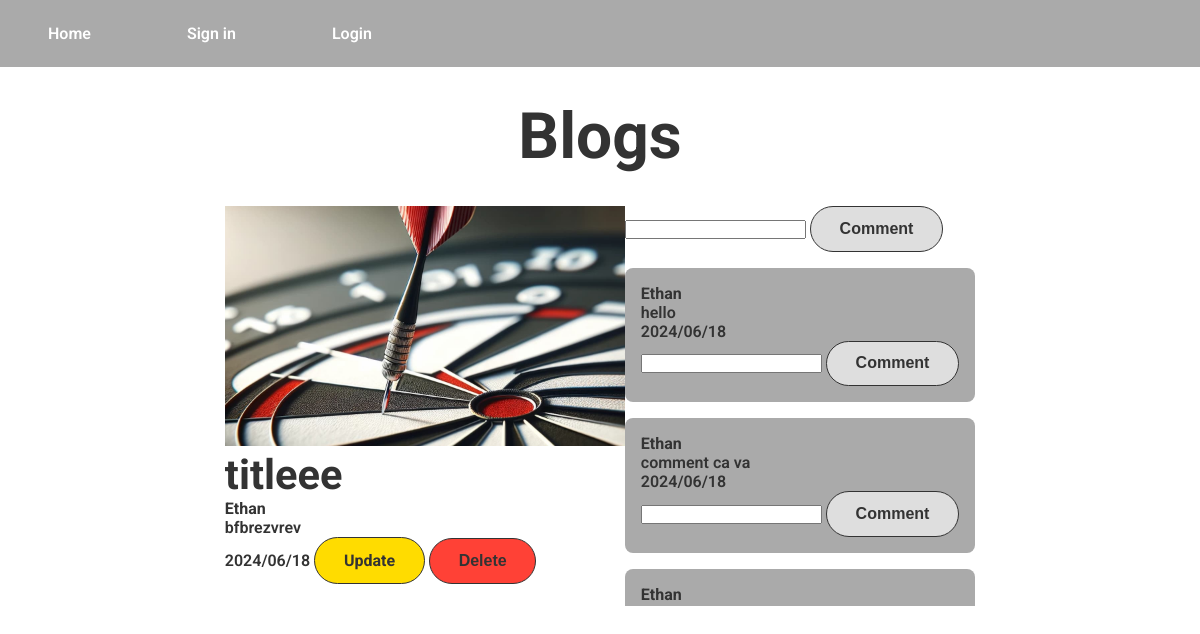
Before: / with the older database file.
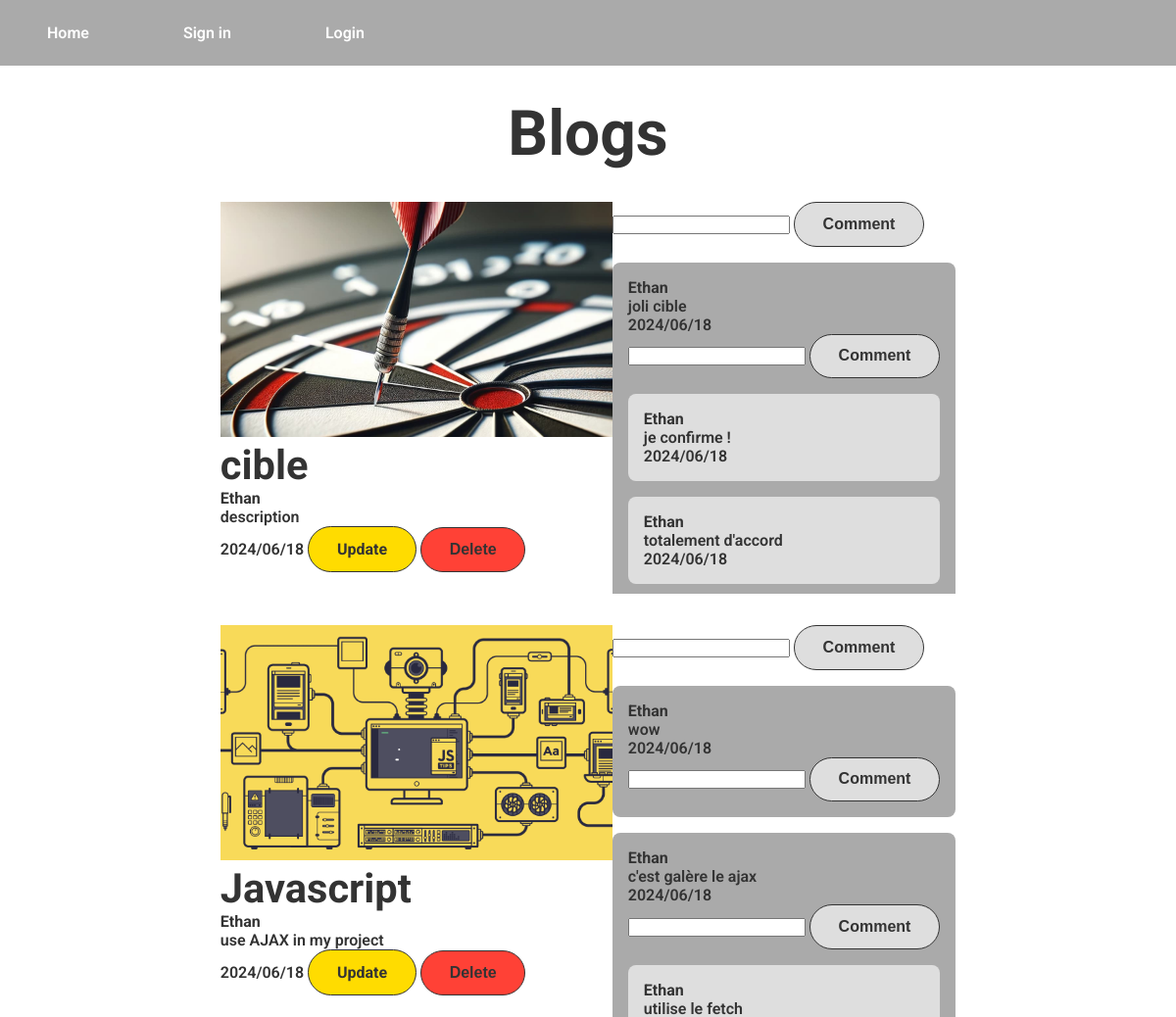
After: the same page with the newer database file.
### tables this page shows
CREATE TABLE IF NOT EXISTS `blog` (
  `id_blog` int NOT NULL AUTO_INCREMENT,
  `id_user` int NOT NULL,
  `title_blog` varchar(60) NOT NULL,
  `description_blog` varchar(850) NOT NULL,
  `file_blog` varchar(1000) NOT NULL,
  `datetime_blog` datetime NOT NULL,
  PRIMARY KEY (`id_blog`),
  UNIQUE KEY `id_blog` (`id_blog`),
  KEY `blog_fk1` (`id_user`)
);

CREATE TABLE IF NOT EXISTS `user` (
  `id_user` int NOT NULL AUTO_INCREMENT,
  `username` varchar(60) NOT NULL,
  `password` varchar(120) NOT NULL,
  PRIMARY KEY (`id_user`),
  UNIQUE KEY `id_user` (`id_user`)
);

CREATE TABLE IF NOT EXISTS `comment` (
  `id_comment` int NOT NULL AUTO_INCREMENT,
  `id_blog` int NOT NULL,
  `id_user` int NOT NULL,
  `datetime_comment` datetime NOT NULL,
  `content_comment` varchar(250) NOT NULL,
  PRIMARY KEY (`id_comment`),
  KEY `id_user` (`id_user`),
  KEY `id_blog` (`id_blog`)
);

CREATE TABLE IF NOT EXISTS `sub_comment` (
  `id_sub_comment` int NOT NULL AUTO_INCREMENT,
  `id_comment` int NOT NULL,
  `id_user` int NOT NULL,
  `datetime_sub_comment` datetime NOT NULL,
  `content_sub_comment` varchar(250) NOT NULL,
  PRIMARY KEY (`id_sub_comment`),
  KEY `id_comment` (`id_comment`),
  KEY `id_user` (`id_user`)
);

### src/Controllers/ViewController.php (called while the page is built, shortened)
<?php
class ViewController extends Controller
{
    public function showHome(): void
    {
        $blogs = $this->blogManager->getAll();
        require VIEWS . 'index.php';
    }
}

### src/Route.php (called while the page is built, shortened)
<?php
class Route
{
    private $path;
    private $callable;
    private $matches = [];
    public function __construct($path, $callable)
    {
        $this->path = trim($path, '/');
        $this->callable = $callable;
    }
    public function match($url)
    {
        $url = trim($url, '/');
        $path = preg_replace('#:([\w]+)#', '([^/]+)', $this->path);
        $regex = "#^$path$#i";
        if (!preg_match($regex, $url, $matches)) {
            return false;
        }
        array_shift($matches);
        $this->matches = $matches;
        return true;
    }
    public function call()
    {
        $rep = explode("@", $this->callable);
        $controller = new $controller();
        return call_user_func_array([$controller, $rep[1]], $this->matches);
    }
}

### src/Router.php (called while the page is built, shortened)
<?php
class Router
{
    private $url;
    private $routes = [];
    public function __construct($url)
    {
        $this->url = $url;
    }
    public function get($path, $callable)
    {
        $route = new Route($path, $callable);
        $this->routes["GET"][] = $route;
        return $route;
    }
    public function post($path, $callable)
    {
        $route = new Route($path, $callable);
        $this->routes["POST"][] = $route;
        return $route;
    }
    public function run()
    {
        foreach ($this->routes[$_SERVER['REQUEST_METHOD']] as $route) {
            if ($route->match($this->url)) {
                return $route->call();
            }
        }
    }
}

### public/index.php (called while the page is built, shortened)
<?php
require SRC . 'helper.php';
$router = new Project\Router($_SERVER["REQUEST_URI"]);
$router->get('/', "ViewController@showHome");
$router->get('/login/', "ViewController@showLogin");
$router->post('/login/', "UserController@login");
$router->get('/register/', "ViewController@showRegister");
$router->post('/register/', "UserController@register");
$router->get('/logout/', "UserController@logout");
$router->get('/create-new-blog/', "ViewController@showCreateBlog");
$router->post('/storeBlog/', "BlogController@store");
$router->get('/update-blog/:id_blog/:id_user/', "ViewController@showUpdateBlog");
$router->post('/updateBlog/:id_blog/', "BlogController@update");
$router->get('/delete-blog/:id_blog/', "BlogController@delete");
$router->post('/storeComment/:id_blog/', "CommentController@store");
$router->post('/storeSubComment/:id_comment/', "SubCommentController@store");
$router->run();

### src/Controllers/Controller.php (called while the page is built, shortened)
<?php
abstract class Controller
{
    public function __construct()
    {
        $this->blogManager = new BlogManager();
    }
}

### src/Models/Manager.php (called while the page is built, shortened)
<?php
abstract class Manager
{
    public function __construct()
    {
        $this->bdd = new \PDO('mysql:host=' . HOST . ';dbname=' . DATABASE . ';charset=utf8;', USER, PASSWORD);
    }
}

### src/Models/BlogManager.php (called while the page is built, shortened)
<?php
class BlogManager extends Manager
{
    public function getAll(): array
    {
        $result = $this->bdd->query("SELECT id_blog, blog.id_user, user.username, title_blog, description_blog, file_blog, datetime_blog FROM blog JOIN user ON blog.id_user = user.id_user ORDER BY datetime_blog");
        return $result->fetchAll(\PDO::FETCH_CLASS, "Project\Models\Blog");
    }
}

### src/Models/Blog.php (called while the page is built, shortened)
<?php
class Blog
{
    private int $id_blog;
    private int $id_user;
    private string $username;
    private string $title_blog;
    private string $description_blog;
    private string $file_blog;
    private string $datetime_blog;
    private array $comments;
    public function getid_blog(): int
    {
        return $this->id_blog;
    }
    public function getid_user(): int
    {
        return $this->id_user;
    }
    public function getusername(): string
    {
        return $this->username;
    }
    public function gettitle_blog(): string
    {
        return $this->title_blog;
    }
    public function getdescription_blog(): string
    {
        return $this->description_blog;
    }
    public function getfile_blog(): string
    {
        return $this->file_blog;
    }
    public function getdatetime_blog(): string
    {
        return $this->datetime_blog;
    }
    public function getComments(): array
    {
        if (isset($this->comments)) {
            return $this->comments;
        } else {
            $manager = new CommentManager();
            $this->comments = $manager->getCommentsFormBlog($this->id_blog);
            return $this->comments;
        }
    }
}

### src/helper.php (called while the page is built, shortened)
<?php
function escape($data)
{
    return stripslashes(trim(htmlspecialchars($data)));
}

### src/Models/CommentManager.php (called while the page is built, shortened)
<?php
class CommentManager extends Manager
{
    public function getCommentsFormBlog(int $id_blog): array
    {
        $result = $this->bdd->prepare("SELECT id_comment, id_blog, user.id_user, user.username, datetime_comment, content_comment FROM comment JOIN user ON comment.id_user = user.id_user WHERE id_blog = ? ORDER BY datetime_comment");
        $result->execute(array($id_blog));
        return $result->fetchAll(\PDO::FETCH_CLASS, "Project\Models\Comment");
    }
}

### src/Models/Comment.php (called while the page is built, shortened)
<?php
class Comment
{
    private int $id_comment;
    private string $username;
    private string $datetime_comment;
    private string $content_comment;
    private array $sub_comments;
    public function getid_comment(): int
    {
        return $this->id_comment;
    }
    public function getusername(): string
    {
        return $this->username;
    }
    public function getdatetime_comment(): string
    {
        return $this->datetime_comment;
    }
    public function getcontent_comment(): string
    {
        return $this->content_comment;
    }
    public function getSubComments(): array
    {
        if (isset($this->sub_comments)) {
            return $this->sub_comments;
        } else {
            $manager = new SubCommentManager();
            $this->sub_comments = $manager->getSubCommentsFormBlog($this->id_comment);
            return $this->sub_comments;
        }
    }
}

### src/Models/SubCommentManager.php (called while the page is built, shortened)
<?php
class SubCommentManager extends Manager
{
    public function getSubCommentsFormBlog(int $id_comment): array
    {
        $result = $this->bdd->prepare("SELECT id_sub_comment, id_comment, sub_comment.id_user, user.username, datetime_sub_comment, content_sub_comment FROM sub_comment JOIN user ON sub_comment.id_user = user.id_user WHERE id_comment = ? ORDER BY datetime_sub_comment");
        $result->execute(array($id_comment));
        return $result->fetchAll(\PDO::FETCH_CLASS, "Project\Models\SubComment");
    }
}

### src/Models/SubComment.php (called while the page is built, shortened)
<?php
class SubComment
{
    private string $username;
    private string $datetime_sub_comment;
    private string $content_sub_comment;
    public function getusername(): string
    {
        return $this->username;
    }
    public function getdatetime_sub_comment(): string
    {
        return $this->datetime_sub_comment;
    }
    public function getcontent_sub_comment(): string
    {
        return $this->content_sub_comment;
    }
}

### src/Views/index.php (the view, shortened to what this page needs)
<h1>Blogs</h1>
<div class="blogs">
    <?php foreach ($blogs as $blog) {
        $date = new DateTime($blog->getdatetime_blog()); ?>
        <article id="blog_<?= escape($blog->getid_blog()) ?>">
            <div class="contents_blog">
                <img src="/files/<?= escape($blog->getfile_blog()) ?>" alt="<?= escape($blog->getfile_blog()) ?>">
                <div>
                    <h2><?= escape($blog->gettitle_blog()) ?></h2>
                    <strong><?= escape($blog->getusername()) ?></strong>
                </div>
                <p><?= escape($blog->getdescription_blog()) ?></p>
                <time datetime="<?= escape($date->format("Y-m-d h:i:s")) ?>"><?= escape($date->format("Y/m/d")) ?></time>
                <a class="buttonsUpdate"
                    href="/update-blog/<?= escape($blog->getid_blog()) ?>/<?= escape($blog->getid_user()) ?>/">Update</a>
                <button class="buttonsDelete" data-id="<?= escape($blog->getid_blog()) ?>">Delete</button>
            </div>
            <div class="comments_blog">
                <form class="newComment" data-blog="<?= escape($blog->getid_blog()) ?>"
                    data-username="<?= $_SESSION["user"]["username"] ?>">
                    <input type="text" name="content_comment" id="content_comment<?= escape($blog->getid_blog()) ?>">
                    <button type="submit" class="button">Comment</button>
                </form>
                <div id="comments<?= escape($blog->getid_blog()) ?>">
                    <?php foreach ($blog->getComments() as $comment) {
                        $date = new DateTime($comment->getdatetime_comment()); ?>
                        <div class="comment">
                            <strong><?= escape($comment->getusername()) ?></strong>
                            <p><?= escape($comment->getcontent_comment()) ?></p>
                            <time datetime="<?= escape($date->format("Y-m-d h:i:s")) ?>">
                                <?= escape($date->format("Y/m/d")) ?>
                            </time>
                            <form class="newSubComment" data-comment="<?= escape($comment->getid_comment()) ?>"
                                data-username="<?= $_SESSION["user"]["username"] ?>">
                                <input type="text" name="content_sub_comment"
                                    id="content_sub_comment<?= escape($comment->getid_comment()) ?>">
                                <button type="submit" class="button">Comment</button>
                            </form>
                            <div id="sub_comments<?= escape($comment->getid_comment()) ?>">
                                <?php foreach ($comment->getSubComments() as $subComment) {
                                    $date = new DateTime($subComment->getdatetime_sub_comment()); ?>
                                    <div class="sub_comment">
                                        <strong><?= escape($subComment->getusername()) ?></strong>
                                        <p><?= escape($subComment->getcontent_sub_comment()) ?></p>
                                        <time datetime="<?= escape($date->format("Y-m-d h:i:s")) ?>">
                                            <?= escape($date->format("Y/m/d")) ?>
                                        </time>
                                    </div>
                                <?php } ?>
                            </div>
                        </div>
                    <?php } ?>
                </div>
            </div>
        </article>
    <?php } ?>
</div>
<?php
$content = ob_get_clean();
require VIEWS . 'layout.php';
?>

### src/Views/layout.php (shortened to what this page needs)
<!DOCTYPE html>
<html lang="en">
<head>
    <link rel="stylesheet" href="/style/main.css">
</head>
<body>
    <header>
        <nav>
            <?php if (!isset($_SESSION["user"]["username"])) { ?>
                <ul>
                    <li><a href="/">Home</a></li>
                    <li><a href="/register/">Sign in</a></li>
                    <li><a href="/login/">Login</a></li>
                </ul>
            <?php } ?>
        </nav>
    </header>
    <main>
        <?php echo $content; ?>
    </main>
</body>
</html>

### public/style/main.css (style rules this page uses)
* { color: inherit; margin: 0; padding: 0; box-sizing: border-box; background-repeat: no-repeat; }
article, aside, details, figcaption, figure, footer, header, hgroup, menu, nav, section { display: block; }
img { object-fit: cover; max-width: 100%; user-drag: none; -webkit-user-drag: none; }
ul, ol { list-style: none; }
a { text-decoration: none; display: inline-block; }
button { border: none; background-color: inherit; }
a, button { user-select: none; cursor: pointer; }
body { font-family: "Roboto", sans-serif; color: #333; font-size: 1rem; font-weight: 600; }
h1 { font-size: 3rem; font-weight: 700; }
h2 { font-size: 2rem; font-weight: 700; }
@media (min-width: 768px) { h1 { font-size: 3.5rem; } }
@media (min-width: 1040px) { h1 { font-size: 4rem; } }
@media (min-width: 1040px) { h2 { font-size: 2.6rem; } }
.buttonsDelete, .buttonsUpdate, .button { font-size: 1rem; padding: 0.8rem 1.8rem; border: solid 0.1rem; }
.button { font-weight: bold; background-color: #dedede; border-radius: 3rem; }
.buttonsUpdate { font-weight: bold; background-color: #ffdc00; border-radius: 3rem; }
.buttonsDelete { font-weight: bold; background-color: #ff4136; border-radius: 3rem; }
header nav { color: #fff; background-color: #aaa; padding: 1.5rem 3rem; display: flex; justify-content: space-between; align-items: center; }
header nav ul { display: flex; gap: 6rem; }
body { min-height: 100vh; display: flex; flex-direction: column; }
h1 { text-align: center; margin: 2rem auto; }
.blogs { display: flex; justify-content: center; align-items: center; flex-wrap: wrap; gap: 2rem; }
.blogs article { display: flex; max-height: 25rem; }
.blogs article .contents_blog img { width: 25rem; height: 15rem; }
.blogs article .comments_blog { overflow: hidden scroll; }
.blogs article .comments_blog .comment { margin: 1rem 0; background-color: #aaa; padding: 1rem; border-radius: 0.5rem; }
.blogs article .comments_blog .comment .sub_comment { margin: 1rem 0; background-color: #dedede; padding: 1rem; border-radius: 0.5rem; }

Changed rows visible on the page:
removed comment: id_user.username "Ethan", content_comment "hello", datetime_comment "2024/06/18", shown under blog "titleee"
removed comment: id_user.username "Ethan", content_comment "comment ca va", datetime_comment "2024/06/18", shown under blog "titleee"
removed comment: id_user.username "Ethan", shown under blog "titleee"
changed blog: title_blog "titleee" → "cible"; description_blog "bfbrezvrev" → "description"
added comment: id_user.username "Ethan", content_comment "joli cible", datetime_comment "2024/06/18", shown under blog "cible"
added sub_comment: id_user.username "Ethan", content_sub_comment "je confirme !", datetime_sub_comment "2024/06/18"
added sub_comment: id_user.username "Ethan", content_sub_comment "totalement d'accord", datetime_sub_comment "2024/06/18"
added blog: file_blog (picture), title_blog "Javascript", id_user.username "Ethan", description_blog "use AJAX in my project", datetime_blog "2024/06/18"
added comment: id_user.username "Ethan", content_comment "wow", datetime_comment "2024/06/18", shown under "Javascript"
added comment: id_user.username "Ethan", content_comment "c'est galère le ajax", datetime_comment "2024/06/18", shown under "Javascript"
added sub_comment: id_user.username "Ethan", content_sub_comment "utilise le fetch"
